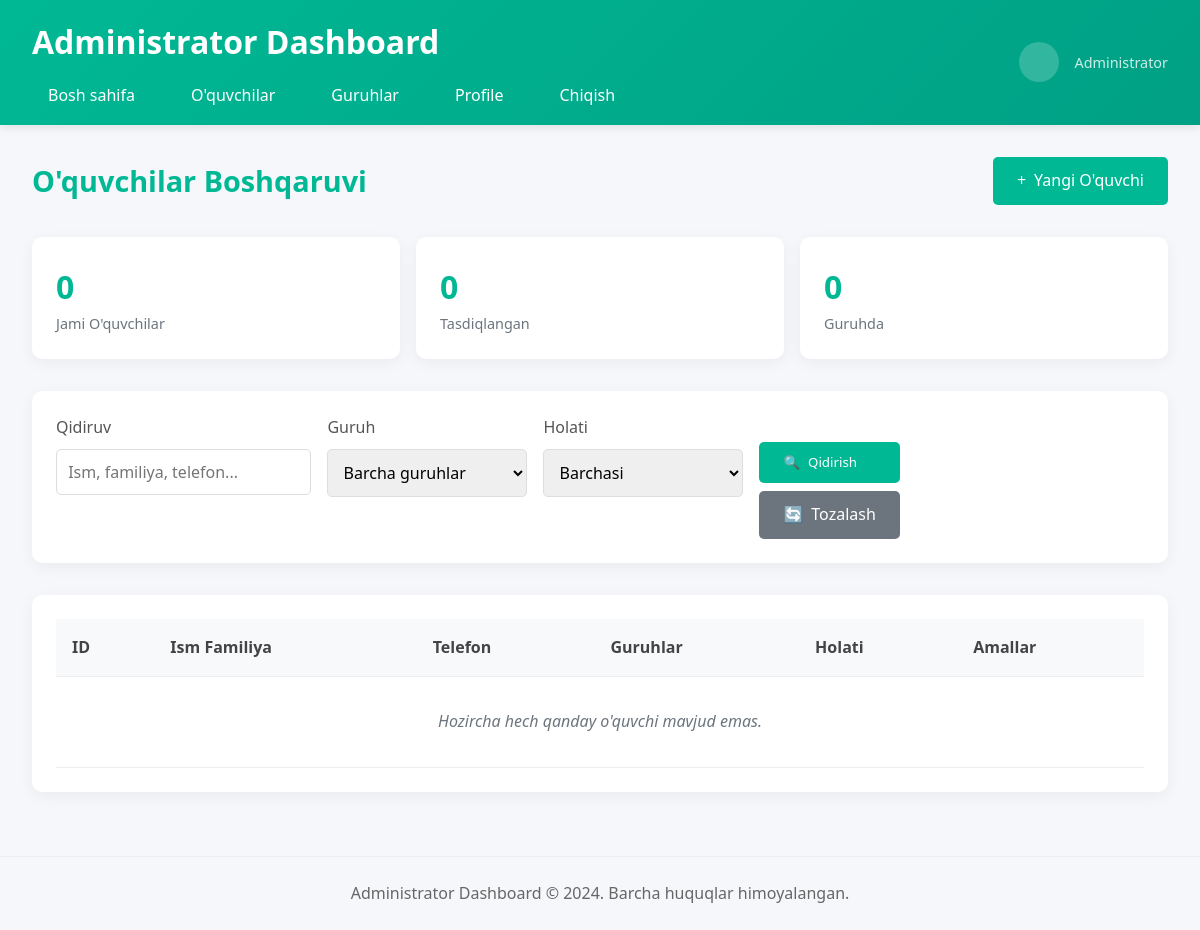
Before: /administrator/admin/oquvchilar/ with the older database file.
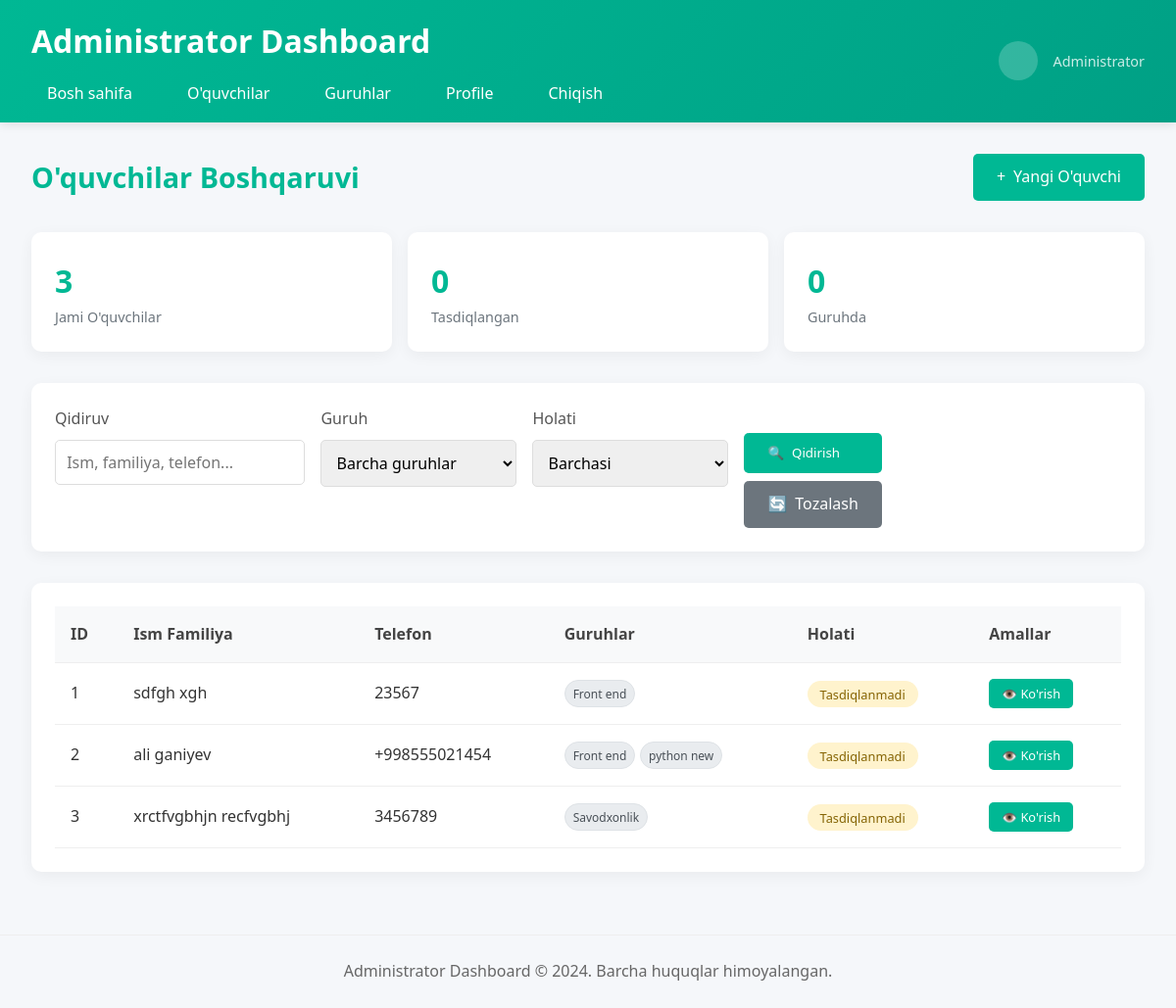
After: the same page with the newer database file.
### students/models.py (models this page shows, shortened)
class Students(models.Model):
    class Status(models.TextChoices):
        APPROVED = "approved", "Tasdiqlangan"
        NOT_CONFIRMED = "not_confirmed", "Tasdiqlanmadi"
        GROUP = "group", "Grupada"
    uuid = models.UUIDField(primary_key=True, default=uuid.uuid4, editable=False)
    username = models.CharField(max_length=100)
    password = models.CharField(max_length=128)  # Hash uchun
    phone_number = models.CharField(max_length=50)
    first_name = models.CharField(max_length=100)
    last_name = models.CharField(max_length=100)
    status = models.CharField(
        max_length=30,
        choices=Status.choices,
        default=Status.NOT_CONFIRMED,
    )
    about_student = models.TextField(blank=True,default="")
    role = models.CharField(max_length=50, default="student")
    admistrator = models.CharField(max_length=100)
    created_ad = models.DateTimeField(default=timezone.now)
    groups = models.ManyToManyField(Groups, related_name="students", blank=True)

### groups/models.py (models this page shows)
class Groups(models.Model):
    class Status(models.TextChoices):
        ACTIVE = "active", "Faol"
        INACTIVE = "inactive", "Tugagan"
    title = models.CharField(max_length=50)
    teacher = models.ForeignKey(Teachers,on_delete=models.DO_NOTHING)
    group_price = models.IntegerField(default=0)
    status = models.CharField(
        max_length=30,
        choices=Status.choices,
        default=Status.ACTIVE,
    )
    hwo_created = models.CharField(max_length=100,default='admin')
    group_time = models.CharField(default="Dushanba,Chorshanba,Juma 14:00-16:00")
    created_at = models.DateTimeField(default=timezone.now)

### admistrators/views.py (the view, shortened to what this page needs)
# urls.py: path('admin/oquvchilar/', views.admin_oquvchilar, name='admin_oquvchilar'),
def admin_oquvchilar(request):
    students = Students.objects.all().order_by('-created_ad')
    groups = Groups.objects.all()
    search_query = request.GET.get('search', '')
    group_filter = request.GET.get('group', '')
    status_filter = request.GET.get('status', '')
    if group_filter:
        students = students.filter(groups__id=group_filter)
    if status_filter:
        students = students.filter(status=status_filter)
    total_students = students.count()
    approved_students = students.filter(status='approved').count()
    group_students = students.filter(status='group').count()
    context = {
        'students': students,
        'groups': groups,
        'search_query': search_query,
        'group_filter': group_filter,
        'status_filter': status_filter,
        'total_students': total_students,
        'approved_students': approved_students,
        'group_students': group_students,
    }
    return render(request, 'administrator/oquvchilar.html', context)

### templates/administrator/oquvchilar.html (shortened to what the changed rows need)
{% extends 'administrator/base.html' %}
{% load static %}
{% block content %}
<div class="page-header">
    <h2 class="page-title">O'quvchilar Boshqaruvi</h2>
</div>
<div class="stats-container">
    <div class="stat-card">
        <div class="stat-number">{{ total_students }}</div>
        <div class="stat-label">Jami O'quvchilar</div>
    </div>
</div>
<div class="table-container">
    <table>
        <thead>
            <tr>
                <th>ID</th>
                <th>Ism Familiya</th>
                <th>Telefon</th>
                <th>Guruhlar</th>
                <th>Holati</th>
                <th>Amallar</th>
            </tr>
        </thead>
        <tbody>
            {% for student in students %}
                <tr>
                    <td>{{ forloop.counter }}</td>
                    <td>{{ student.first_name }} {{ student.last_name }}</td>
                    <td>{{ student.phone_number }}</td>
                    <td>
                        <div class="groups-list">
                            {% for group in student.groups.all %}
                                <span class="group-badge">{{ group.title }}</span>
                            {% empty %}
                                <span style="color: #6c757d; font-style: italic;">Guruh yo'q</span>
                            {% endfor %}
                        </div>
                    </td>
                    <td>
                        {% if student.status == 'approved' %}
                            <span class="status-approved">Tasdiqlangan</span>
                        {% elif student.status == 'not_confirmed' %}
                            <span class="status-not_confirmed">Tasdiqlanmadi</span>
                        {% elif student.status == 'group' %}
                            <span class="status-group">Guruhda</span>
                        {% endif %}
                    </td>
                    <td>
                        <a href="{% url 'admin_student_detail' student.uuid %}" class="btn btn-sm">
                            👁️ Ko'rish
                        </a>
                    </td>
                </tr>
            {% empty %}
                <tr>
                    <td colspan="6" style="text-align: center; padding: 2rem;">
                        <p style="color: #6c757d; font-style: italic;">
                            {% if search_query or group_filter or status_filter %}
                                Hech qanday o'quvchi topilmadi. Filterlarni o'zgartirib ko'ring.
                            {% else %}
                                Hozircha hech qanday o'quvchi mavjud emas.
                            {% endif %}
                        </p>
                    </td>
                </tr>
            {% endfor %}
        </tbody>
    </table>
</div>
{% endblock %}

Changed rows visible on the page:
added Students: first_name "sdfgh", last_name "xgh", phone_number "23567", status "Tasdiqlanmadi"
added Groups: title "Front end"
added Students: first_name "ali", last_name "ganiyev", phone_number "+998555021454", status "Tasdiqlanmadi"
added Groups: title "python new", shown under "ali"
added Students: first_name "xrctfvgbhjn", last_name "recfvgbhj", phone_number "3456789", status "Tasdiqlanmadi"
added Groups: title "Savodxonlik", shown under "xrctfvgbhjn"
Other visible differences:
{{ total_students }}: "0" → "3"
text no longer shown: "Hozircha hech qanday o'quvchi mavjud emas."
